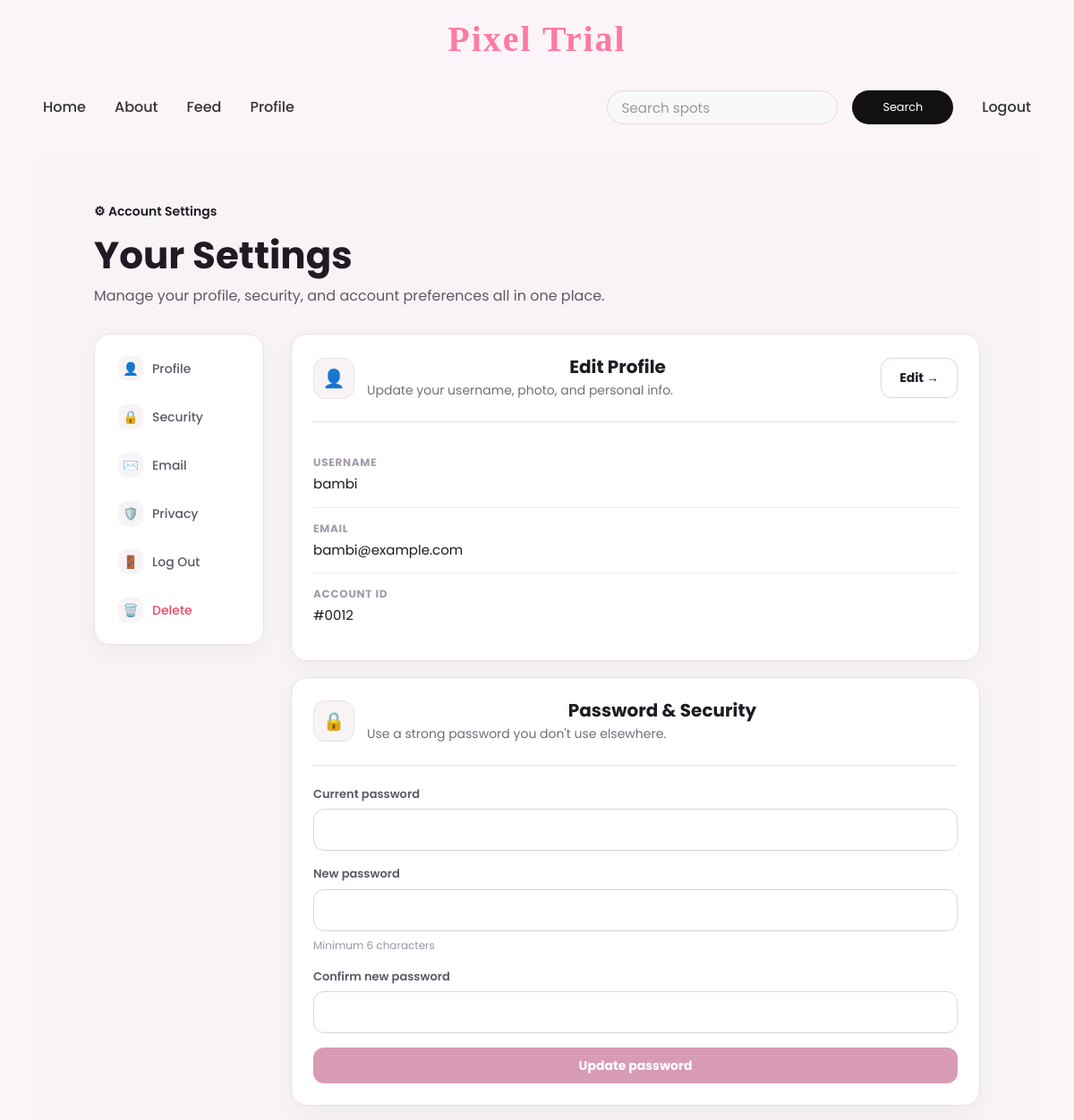
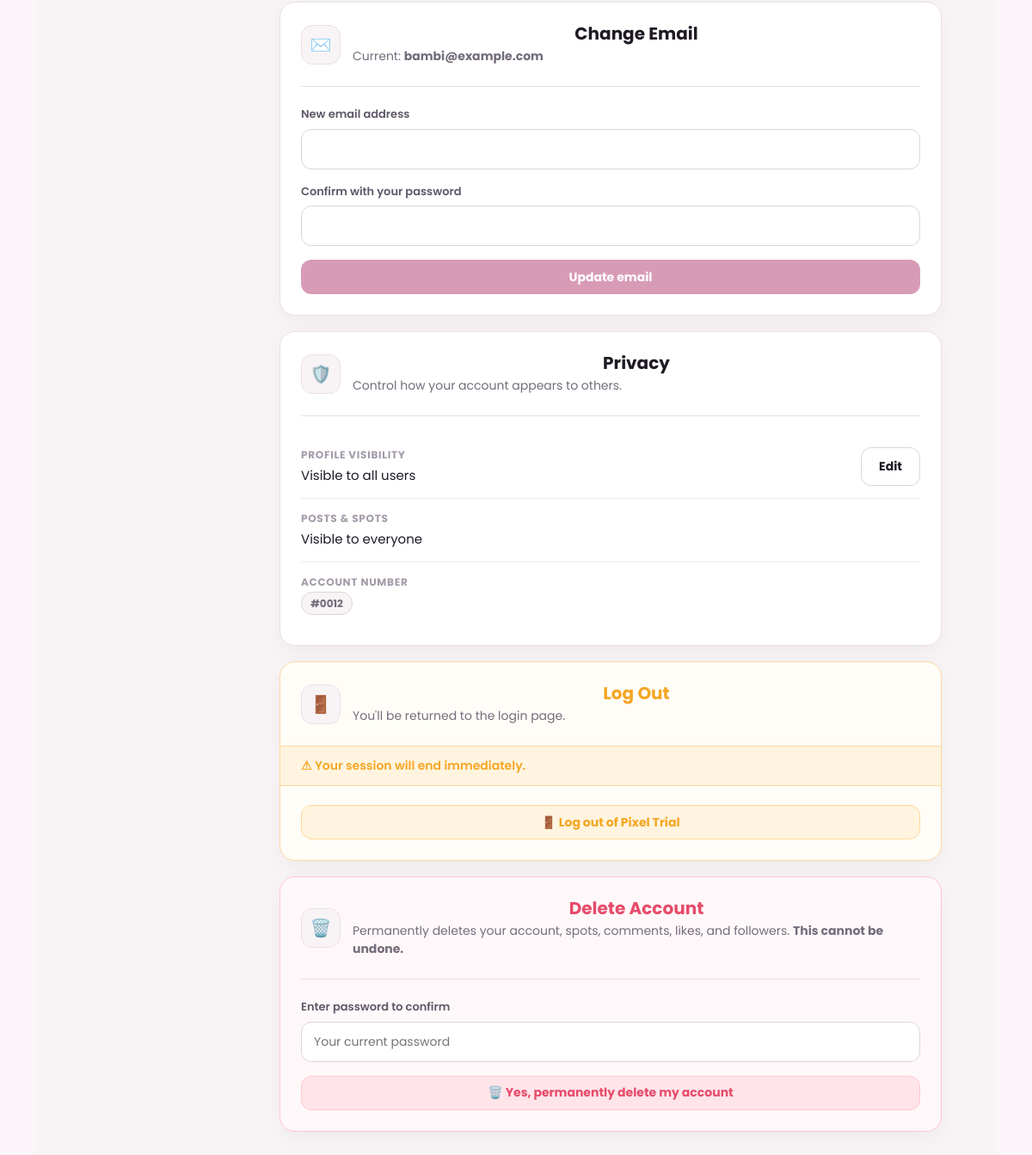
Screenshot of /settings (signed in) with the database file from the repository (2 pictures, top to bottom).
### tables this page shows
CREATE TABLE users (
    id          INTEGER PRIMARY KEY AUTOINCREMENT,
    username    TEXT UNIQUE NOT NULL,
    email       TEXT UNIQUE,
    password    TEXT NOT NULL,
    role        TEXT DEFAULT 'user',
    is_admin    INTEGER DEFAULT 0
);

### app.py (the view)
@app.route('/settings')
def settings():
    if 'user_id' not in session:
        return redirect(url_for('login'))
    db = get_db()
    user = db.execute(
        'SELECT id, username, email FROM users WHERE id = ?',
        (session['user_id'],)
    ).fetchone()
    db.close()
    return render_template('settings.html', user=user)

### app.py (called while the page is built)
@app.context_processor
def inject_site_name():
    return {"siteName": "Pixel Trial"}

def get_db():
    conn = sqlite3.connect(DB_PATH)
    conn.row_factory = sqlite3.Row
    return conn

@app.before_request
def check_user_session():
    if 'user_id' in session:
        db = get_db()
        user = db.execute(
            'SELECT id, role, is_admin FROM users WHERE id = ?',
            (session['user_id'],)
        ).fetchone()
        db.close()
        if not user:
            session.clear()
        else:
            session['role'] = user['role']
            session['is_admin'] = bool(user['is_admin'])

### templates/settings.html (shortened to what this page needs)
{% extends "base.html" %}
{% block content %}
<div class="pts">
<div class="pts__page">
  <header class="pts__hero">
    <p class="pts__eyebrow">⚙ Account Settings</p>
    <h1 class="pts__title">Your Settings</h1>
    <p class="pts__desc">Manage your profile, security, and account preferences all in one place.</p>
  </header>
  <div class="pts__layout">
    <nav class="pts__nav" aria-label="Settings sections">
      <a href="#profile"  class="pts__nav-link"><span class="pts__nav-icon">👤</span> Profile</a>
      <a href="#security" class="pts__nav-link"><span class="pts__nav-icon">🔒</span> Security</a>
      <a href="#email"    class="pts__nav-link"><span class="pts__nav-icon">✉️</span> Email</a>
      <a href="#privacy"  class="pts__nav-link"><span class="pts__nav-icon">🛡️</span> Privacy</a>
      <a href="#logout"   class="pts__nav-link"><span class="pts__nav-icon">🚪</span> Log Out</a>
      <a href="#delete"   class="pts__nav-link pts__nav-link--danger"><span class="pts__nav-icon">🗑️</span> Delete</a>
    </nav>
    <div class="pts__sections">
      <section class="pts-card" id="profile">
        <div class="pts-card__hd">
          <div class="pts-card__icon">👤</div>
          <div class="pts-card__meta">
            <h2 class="pts-card__title">Edit Profile</h2>
            <p class="pts-card__sub">Update your username, photo, and personal info.</p>
          </div>
          <div class="pts-card__action">
            <a href="{{ url_for('edit_profile') }}" class="pts-btn-ghost">Edit →</a>
          </div>
        </div>
        <div class="pts-card__div"></div>
        <div class="pts-card__bd">
          <div class="pts-info">
            <div class="pts-info__row">
              <div>
                <p class="pts-info__label">Username</p>
                <p class="pts-info__value">{{ user.username }}</p>
              </div>
            </div>
            <div class="pts-info__row">
              <div>
                <p class="pts-info__label">Email</p>
                <p class="pts-info__value">{{ user.email or 'Not set' }}</p>
              </div>
            </div>
            <div class="pts-info__row">
              <div>
                <p class="pts-info__label">Account ID</p>
                <p class="pts-info__value">#{{ '%04d' % user.id }}</p>
              </div>
            </div>
          </div>
        </div>
      </section>
      <section class="pts-card" id="security">
        <div class="pts-card__hd">
          <div class="pts-card__icon">🔒</div>
          <div class="pts-card__meta">
            <h2 class="pts-card__title">Password &amp; Security</h2>
            <p class="pts-card__sub">Use a strong password you don't use elsewhere.</p>
          </div>
        </div>
        <div class="pts-card__div"></div>
        <div class="pts-card__bd">
          <form action="{{ url_for('change_password') }}" method="POST" class="pts-form">
            <div class="pts-field">
              <label class="pts-label" for="current_password">Current password</label>
              <input type="password" id="current_password" name="current_password"
                     class="pts-input" required autocomplete="current-password">
            </div>
            <div class="pts-field">
              <label class="pts-label" for="new_password">New password</label>
              <input type="password" id="new_password" name="new_password"
                     class="pts-input" required minlength="6" autocomplete="new-password">
              <span class="pts-hint">Minimum 6 characters</span>
            </div>
            <div class="pts-field">
              <label class="pts-label" for="confirm_password">Confirm new password</label>
              <input type="password" id="confirm_password" name="confirm_password"
                     class="pts-input" required autocomplete="new-password">
            </div>
            <div><button type="submit" class="pts-btn">Update password</button></div>
          </form>
        </div>
      </section>
      <section class="pts-card" id="email">
        <div class="pts-card__hd">
          <div class="pts-card__icon">✉️</div>
          <div class="pts-card__meta">
            <h2 class="pts-card__title">Change Email</h2>
            <p class="pts-card__sub">Current: <strong>{{ user.email or 'Not set' }}</strong></p>
          </div>
        </div>
        <div class="pts-card__div"></div>
        <div class="pts-card__bd">
          <form action="{{ url_for('change_email') }}" method="POST" class="pts-form">
            <div class="pts-field">
              <label class="pts-label" for="new_email">New email address</label>
              <input type="email" id="new_email" name="new_email"
                     class="pts-input" required autocomplete="email">
            </div>
            <div class="pts-field">
              <label class="pts-label" for="email_password">Confirm with your password</label>
              <input type="password" id="email_password" name="email_password"
                     class="pts-input" required autocomplete="current-password">
            </div>
            <div><button type="submit" class="pts-btn">Update email</button></div>
          </form>
        </div>
      </section>
      <section class="pts-card" id="privacy">
        <div class="pts-card__hd">
          <div class="pts-card__icon">🛡️</div>
          <div class="pts-card__meta">
            <h2 class="pts-card__title">Privacy</h2>
            <p class="pts-card__sub">Control how your account appears to others.</p>
          </div>
        </div>
        <div class="pts-card__div"></div>
        <div class="pts-card__bd">
          <div class="pts-info">
            <div class="pts-info__row">
              <div>
                <p class="pts-info__label">Profile visibility</p>
                <p class="pts-info__value">Visible to all users</p>
              </div>
              <a href="{{ url_for('edit_profile') }}" class="pts-btn-ghost pts-card__action">Edit</a>
            </div>
            <div class="pts-info__row">
              <div>
                <p class="pts-info__label">Posts &amp; spots</p>
                <p class="pts-info__value">Visible to everyone</p>
              </div>
            </div>
            <div class="pts-info__row">
              <div>
                <p class="pts-info__label">Account number</p>
                <p class="pts-info__value">
                  <span class="pts-badge">#{{ '%04d' % user.id }}</span>
                </p>
              </div>
            </div>
          </div>
        </div>
      </section>
      <section class="pts-card pts-card--warn" id="logout">
        <div class="pts-card__hd">
          <div class="pts-card__icon">🚪</div>
          <div class="pts-card__meta">
            <h2 class="pts-card__title">Log Out</h2>
            <p class="pts-card__sub">You'll be returned to the login page.</p>
          </div>
        </div>
        <div class="pts-warn-strip">⚠ Your session will end immediately.</div>
        <div class="pts-card__bd">
          <form action="{{ url_for('logout') }}" method="GET">
            <button type="submit" class="pts-btn-warn">🚪 Log out of Pixel Trial</button>
          </form>
        </div>
      </section>
      <section class="pts-card pts-card--danger" id="delete">
        <div class="pts-card__hd">
          <div class="pts-card__icon">🗑️</div>
          <div class="pts-card__meta">
            <h2 class="pts-card__title">Delete Account</h2>
            <p class="pts-card__sub">
              Permanently deletes your account, spots, comments, likes, and followers.
              <strong>This cannot be undone.</strong>
            </p>
          </div>
        </div>
        <div class="pts-card__div"></div>
        <div class="pts-card__bd">
          <form action="{{ url_for('delete_account') }}" method="POST" class="pts-form"
                onsubmit="return confirm('Are you absolutely sure? All your data will be permanently erased. This cannot be undone.');">
            <div class="pts-field">
              <label class="pts-label" for="delete_password">Enter password to confirm</label>
              <input type="password" id="delete_password" name="delete_password"
                     class="pts-input pts-input--danger"
                     required autocomplete="current-password"
                     placeholder="Your current password">
            </div>
            <div>
              <button type="submit" class="pts-btn-danger">🗑️ Yes, permanently delete my account</button>
            </div>
          </form>
        </div>
      </section>
    </div>
  </div>
</div>
</div>
{% endblock %}

### rows the page displays
users: username "bambi", email "bambi@example.com", id "0012"
